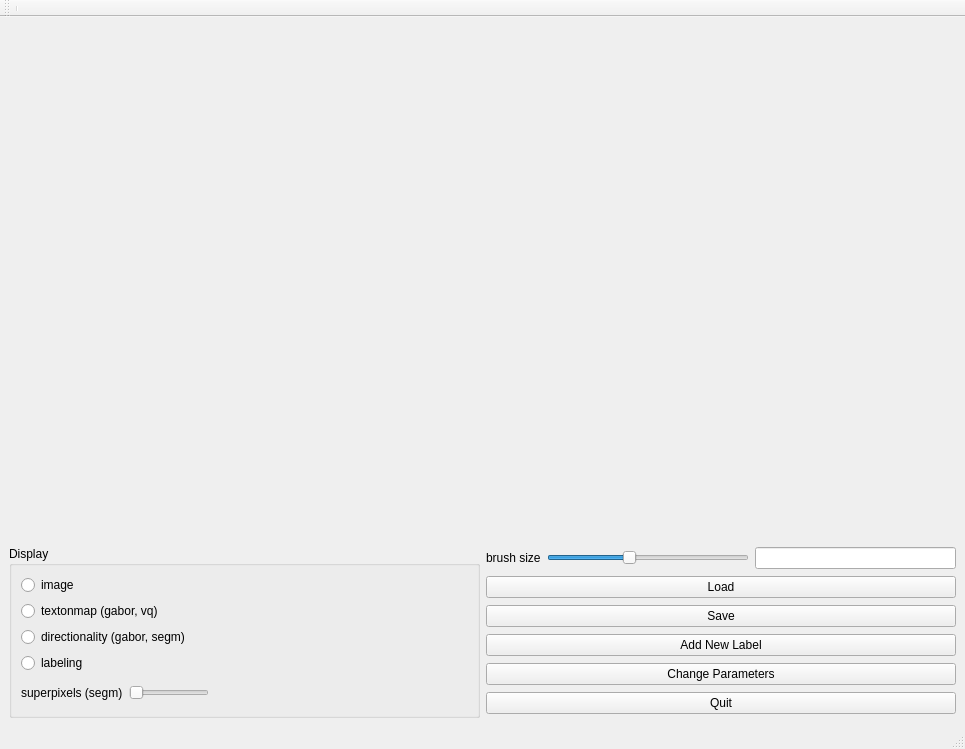
<?xml version="1.0" encoding="UTF-8"?>
<ui version="4.0">
 <class>BrainLabelingGui</class>
 <widget class="QMainWindow" name="BrainLabelingGui">
  <property name="geometry">
   <rect>
    <x>0</x>
    <y>0</y>
    <width>965</width>
    <height>749</height>
   </rect>
  </property>
  <property name="sizePolicy">
   <sizepolicy hsizetype="Expanding" vsizetype="Expanding">
    <horstretch>0</horstretch>
    <verstretch>0</verstretch>
   </sizepolicy>
  </property>
  <property name="windowTitle">
   <string>BrainLabelingGui</string>
  </property>
  <widget class="QWidget" name="centralwidget">
   <property name="sizePolicy">
    <sizepolicy hsizetype="Expanding" vsizetype="Expanding">
     <horstretch>0</horstretch>
     <verstretch>0</verstretch>
    </sizepolicy>
   </property>
   <layout class="QVBoxLayout" name="verticalLayout">
    <property name="sizeConstraint">
     <enum>QLayout::SetNoConstraint</enum>
    </property>
    <item>
     <widget class="MplWidget" name="canvaswidget" native="true">
      <property name="sizePolicy">
       <sizepolicy hsizetype="Expanding" vsizetype="Expanding">
        <horstretch>0</horstretch>
        <verstretch>0</verstretch>
       </sizepolicy>
      </property>
      <property name="contextMenuPolicy">
       <enum>Qt::CustomContextMenu</enum>
      </property>
     </widget>
    </item>
    <item>
     <layout class="QHBoxLayout" name="horizontalLayout">
      <item>
       <layout class="QGridLayout" name="labelsLayout"/>
      </item>
      <item>
       <layout class="QVBoxLayout" name="verticalLayout_3">
        <item>
         <widget class="QGroupBox" name="display_groupBox">
          <property name="title">
           <string>Display</string>
          </property>
          <layout class="QVBoxLayout" name="verticalLayout_2">
           <item>
            <widget class="QRadioButton" name="img_radioButton">
             <property name="text">
              <string>image</string>
             </property>
            </widget>
           </item>
           <item>
            <widget class="QRadioButton" name="textonmap_radioButton">
             <property name="text">
              <string>textonmap (gabor, vq)</string>
             </property>
            </widget>
           </item>
           <item>
            <widget class="QRadioButton" name="dirmap_radioButton">
             <property name="text">
              <string>directionality (gabor, segm)</string>
             </property>
            </widget>
           </item>
           <item>
            <widget class="QRadioButton" name="labeling_radioButton">
             <property name="text">
              <string>labeling</string>
             </property>
            </widget>
           </item>
           <item>
            <layout class="QHBoxLayout" name="horizontalLayout_3">
             <item>
              <widget class="QLabel" name="label_2">
               <property name="text">
                <string>superpixels (segm)</string>
               </property>
              </widget>
             </item>
             <item>
              <widget class="QSlider" name="spOnOffSlider">
               <property name="styleSheet">
                <string notr="true">QSlider {
min-width:80px;
min-height:27px;
max-width:80px;
max-height:27px;
}
QSlider::groove:horizontal {
background-image: url(images/slider_bg.png);
background-repeat: no-repeat;
background-position:center;
margin:0px;
border:0px;
padding:0px;
}

QSlider::sub-page:horizontal {
background-image: url(images/slider_on.png);
background-repeat: no-repeat;
background-position:left;
background-origin:content;
margin:0px;
border:0px;
padding-left:0px;
}

QSlider::add-page:horizontal {
background-image: url(images/slider_off.png);
background-repeat: no-repeat;
background-position:right;
background-origin:content;
margin:0px;
border:0px;
padding-right:0px;
}

QSlider::handle:horizontal {
background-image: url(images/slider_handle.png);
width:39px;
height:27px;
margin:0px;
border:0px;
padding:0px;
}

QSlider::sub-page:horizontal:disabled {
background-image: url(images/slider_on_disabled.png);
background-repeat: no-repeat;
background-position:left;
background-origin:content;
margin:0px;
border:0px;
padding-left:0px;
}

QSlider::add-page:horizontal:disabled {
background-image: url(images/slider_off_disabled.png);
background-repeat: no-repeat;
background-position:right;
background-origin:content;
margin:0px;
border:0px;
padding-right:0px;
}

QSlider::handle:horizontal:disabled {
background-image: url(images/slider_handle.png);
width:39px;
height:27px;
margin:0px;
border:0px;
padding:0px;
}

</string>
               </property>
               <property name="maximum">
                <number>1</number>
               </property>
               <property name="singleStep">
                <number>1</number>
               </property>
               <property name="tracking">
                <bool>false</bool>
               </property>
               <property name="orientation">
                <enum>Qt::Horizontal</enum>
               </property>
              </widget>
             </item>
             <item>
              <spacer name="horizontalSpacer">
               <property name="orientation">
                <enum>Qt::Horizontal</enum>
               </property>
               <property name="sizeHint" stdset="0">
                <size>
                 <width>40</width>
                 <height>20</height>
                </size>
               </property>
              </spacer>
             </item>
            </layout>
           </item>
          </layout>
         </widget>
        </item>
       </layout>
      </item>
      <item>
       <layout class="QVBoxLayout" name="buttonsLayout">
        <item>
         <layout class="QHBoxLayout" name="horizontalLayout_2">
          <item>
           <widget class="QLabel" name="label">
            <property name="text">
             <string>brush size</string>
            </property>
           </widget>
          </item>
          <item>
           <widget class="QSlider" name="brushSizeSlider">
            <property name="maximum">
             <number>50</number>
            </property>
            <property name="value">
             <number>20</number>
            </property>
            <property name="orientation">
             <enum>Qt::Horizontal</enum>
            </property>
            <property name="invertedControls">
             <bool>false</bool>
            </property>
            <property name="tickPosition">
             <enum>QSlider::NoTicks</enum>
            </property>
           </widget>
          </item>
          <item>
           <widget class="QLineEdit" name="brushSizeEdit">
            <property name="text">
             <string/>
            </property>
           </widget>
          </item>
         </layout>
        </item>
        <item>
         <widget class="QPushButton" name="loadButton">
          <property name="enabled">
           <bool>true</bool>
          </property>
          <property name="text">
           <string>Load</string>
          </property>
          <property name="checkable">
           <bool>false</bool>
          </property>
          <property name="default">
           <bool>false</bool>
          </property>
          <property name="flat">
           <bool>false</bool>
          </property>
         </widget>
        </item>
        <item>
         <widget class="QPushButton" name="saveButton">
          <property name="text">
           <string>Save</string>
          </property>
         </widget>
        </item>
        <item>
         <widget class="QPushButton" name="newLabelButton">
          <property name="text">
           <string>Add New Label</string>
          </property>
         </widget>
        </item>
        <item>
         <widget class="QPushButton" name="buttonParams">
          <property name="text">
           <string>Change Parameters</string>
          </property>
         </widget>
        </item>
        <item>
         <widget class="QPushButton" name="quitButton">
          <property name="text">
           <string>Quit</string>
          </property>
         </widget>
        </item>
       </layout>
      </item>
     </layout>
    </item>
   </layout>
  </widget>
  <widget class="QStatusBar" name="statusbar"/>
  <widget class="QMenuBar" name="menubar">
   <property name="geometry">
    <rect>
     <x>0</x>
     <y>0</y>
     <width>965</width>
     <height>25</height>
    </rect>
   </property>
  </widget>
  <widget class="QToolBar" name="toolBar">
   <property name="windowTitle">
    <string>toolBar</string>
   </property>
   <attribute name="toolBarArea">
    <enum>TopToolBarArea</enum>
   </attribute>
   <attribute name="toolBarBreak">
    <bool>false</bool>
   </attribute>
   <addaction name="separator"/>
  </widget>
 </widget>
 <customwidgets>
  <customwidget>
   <class>MplWidget</class>
   <extends>QWidget</extends>
   <header>mplwidget.h</header>
   <container>1</container>
  </customwidget>
 </customwidgets>
 <resources/>
 <connections/>
</ui>
